Frame 1 (no input): blank canvas, image omitted
Frame 60 (no input): blank canvas, image omitted
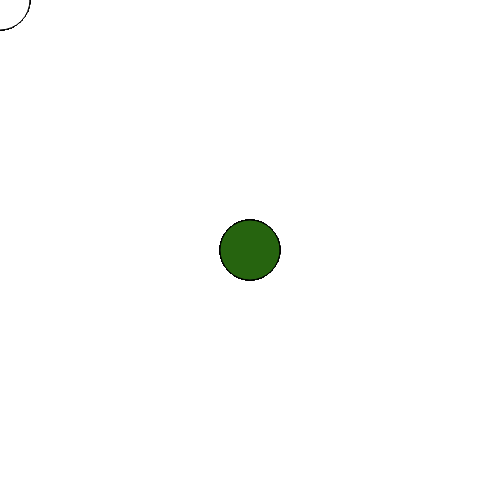
Frame 120 (the mouse pressed at the canvas centre since frame 60)

The p5.js sketch whose frames 1 and 60 were blank and that drew this single picture after the mouse press (run headless with seeded random() and noise() and a simulated clock; from frame 60 on, the mouse is pressed at the canvas centre):

// p5.js sketch
// ── sketch.js
let r = 255;
let g = 255;
let b = 255;

function setup() {
  createCanvas(500, 500);
  stroke(0);
}

function draw() {
  if (mouseIsPressed) {
    r = random(255);
    g = random(255);
    b = random(255);
  }
  fill(r, g, b);
  ellipse(mouseX, mouseY, 60, 60);
}
